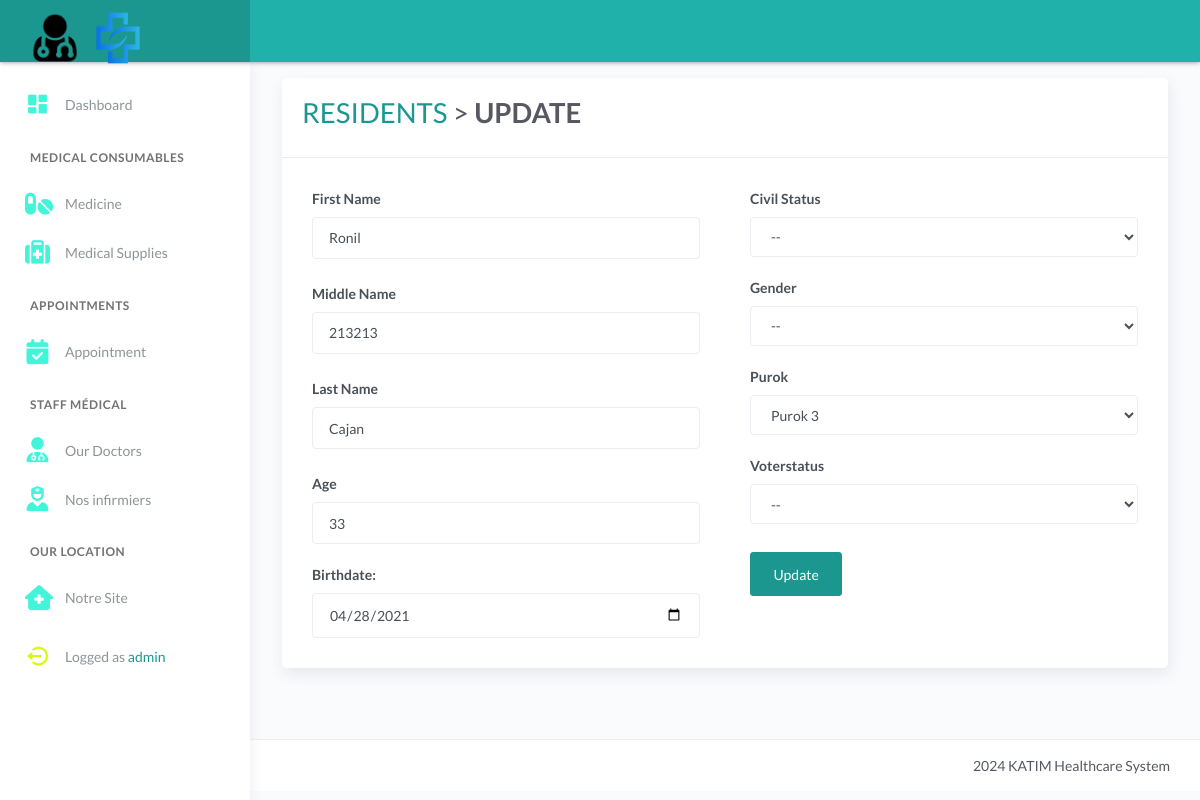
Page /resident_update_form.php?id=180 (signed in) on the committed database.
### tables this page shows
CREATE TABLE `tblresident` (
  `id` int(11) NOT NULL AUTO_INCREMENT,
  `national_id` varchar(100) DEFAULT NULL,
  `citizenship` varchar(50) DEFAULT NULL,
  `picture` text DEFAULT NULL,
  `firstname` varchar(50) DEFAULT NULL,
  `middlename` varchar(50) DEFAULT NULL,
  `lastname` varchar(50) DEFAULT NULL,
  `alias` varchar(20) DEFAULT NULL,
  `birthplace` varchar(80) DEFAULT NULL,
  `birthdate` date DEFAULT NULL,
  `age` int(11) DEFAULT NULL,
  `civilstatus` varchar(20) DEFAULT NULL,
  `gender` varchar(20) DEFAULT NULL,
  `purok` varchar(50) DEFAULT NULL,
  `voterstatus` varchar(20) DEFAULT NULL,
  `identified_as` varchar(30) DEFAULT NULL,
  `phone` varchar(50) DEFAULT NULL,
  `email` varchar(50) DEFAULT NULL,
  `occupation` varchar(100) DEFAULT NULL,
  `address` text DEFAULT NULL,
  `resident_type` int(11) DEFAULT 1,
  `remarks` text DEFAULT NULL,
  PRIMARY KEY (`id`)
);

CREATE TABLE `tblpurok` (
  `id` int(11) NOT NULL AUTO_INCREMENT,
  `name` varchar(255) DEFAULT NULL,
  `details` text DEFAULT NULL,
  PRIMARY KEY (`id`)
);

### resident_update_form.php (the view, shortened to what this page needs)
<?php include 'server/server.php' ?>
<?php
    $id = $_GET["id"];
	$query = "SELECT * FROM tblresident WHERE id='$id'";
    $result = $conn->query($query);
    $resident = array();
	while($row = $result->fetch_assoc()){
		$resident[] = $row;
	}
    $query = "SELECT * FROM tblpurok";
    $result = $conn->query($query);
    $purok = array();
	while($row = $result->fetch_assoc()){
		$purok[] = $row;
	}
?>
<!DOCTYPE html>
<html lang="en">
<head>
	<?php include 'templates/header.php' ?>
</head>
<body>
	<div class="wrapper">
		<?php include 'templates/main-header.php' ?>
		<?php include 'templates/sidebar.php' ?>
		<div class="main-panel">
			<div class="content">
				<div class="page-inner">
					<div class="row mt--2">
						<div class="col-md-12">
							<div class="card">
								<div class="card-header">
									<div class="card-head-row">
										<div class="card-title">
											<h1>
                                            <a href="resident.php" class="text-primary">RESIDENTS</a> > <strong class="text-default">UPDATE</strong></h1>
										</div>
									</div>
								</div>
								<div class="card-body">
                                    <?php foreach($resident as $row): ?>
                                        <form method="POST" action="resident_update_record.php">
                                            <div class="row">
                                                <div class="col-md-6">
                                                    <div class="form-group">
                                                        <label for="first_name">First Name</label>
                                                        <input type="text" class="form-control mb-1" id="first_name" name="first_name" value="<?= ucwords($row['firstname']) ?>" required>
                                                    </div>
                                                    <div class="form-group">
                                                        <label for="middle_name">Middle Name</label>
                                                        <input type="text" class="form-control mb-1" id="middle_name" name="middle_name" value="<?= ucwords($row['middlename']) ?>" required>
                                                    </div>
                                                    <div class="form-group">
                                                        <label for="last_name">Last Name</label>
                                                        <input type="text" class="form-control mb-1" id="last_name" name="last_name" value="<?= ucwords($row['lastname']) ?>" required>
                                                    </div>
                                                    <div class="form-group">
                                                        <label for="age">Age</label>
                                                        <input type="number" class="form-control" id="age" name="age" value="<?= ucwords($row['age']) ?>" required>
                                                    </div>
                                                    <div class="form-group">
                                                        <label>Birthdate:</label>
                                                        <input type="date" class="form-control" name="birthdate" id="date" value="<?= ucwords($row['birthdate']) ?>" required>
                                                    </div>
                                                </div>
                                                <div class="col-md-6">
                                                <div class="form-group">
                                                        <label for="civil_status">Civil Status</label>
                                                        <select class="form-control" id="civil_status" name="civil_status" value="<?= ucwords($row['civilstatus']) ?>" required>
                                                            <option selected="true" disabled="disabled">--</option>
                                                        </select>
                                                    </div>
                                                    <div class="form-group">
                                                        <label for="gender">Gender</label>
                                                        <select class="form-control" id="gender" name="gender" value="<?= ucwords($row['gender']) ?>" required>
                                                            <option selected="true" disabled="disabled">--</option>
                                                        </select>
                                                    </div>
                                                    <div class="form-group">
                                                        <label for="purok">Purok</label>
                                                        <select class="form-control" id="purok" name="purok" value="<?= ucwords($row['purok']) ?>" required>
                                                            <?php foreach($purok as $data): ?>
                                                                <option value="<?= $data['name'] ?>" <?=$data['name'] == $row['purok'] ? ' selected="selected"' : '';?>><?= $data['name'] ?></option>
                                                            <?php endforeach ?>
                                                        </select>
                                                    </div>
                                                    <div class="form-group">
                                                        <label for="voterstatus">Voterstatus</label>
                                                        <select class="form-control" id="voter" name="voterstatus" value="<?= ucwords($row['voterstatus']) ?>"  required>
                                                            <option selected="true" disabled="disabled">--</option>
                                                        </select>
                                                    </div>
                                                    <div class="form-group">
                                                        <button type="submit" class="btn btn-primary mt-2 mb-2">Update</button>
                                                    </div>
                                                </div>
                                            </div>
                                        </form>
                                    <?php endforeach ?>
								</div>
							</div>
						</div>
					</div>
				</div>
			</div>
			<?php include 'templates/main-footer.php' ?>
		</div>
	</div>
</body>
</html>

### resident_update_form.php (style rules this page uses)
.text-primary, .text-primary a { color: #1c9790 !important; }
.btn-primary, .btn-primary:hover, .btn-primary:focus, .btn-primary:disabled { background: #1c9790 !important; border-color: #1c9790 !important; }

### rows in the picture
tblresident: first_name "Ronil", middle_name "213213", last_name "Cajan", age "33", birthdate "04/28/2021", purok "Purok 3"

### other values in the picture
$_SESSION['username'] "admin"
